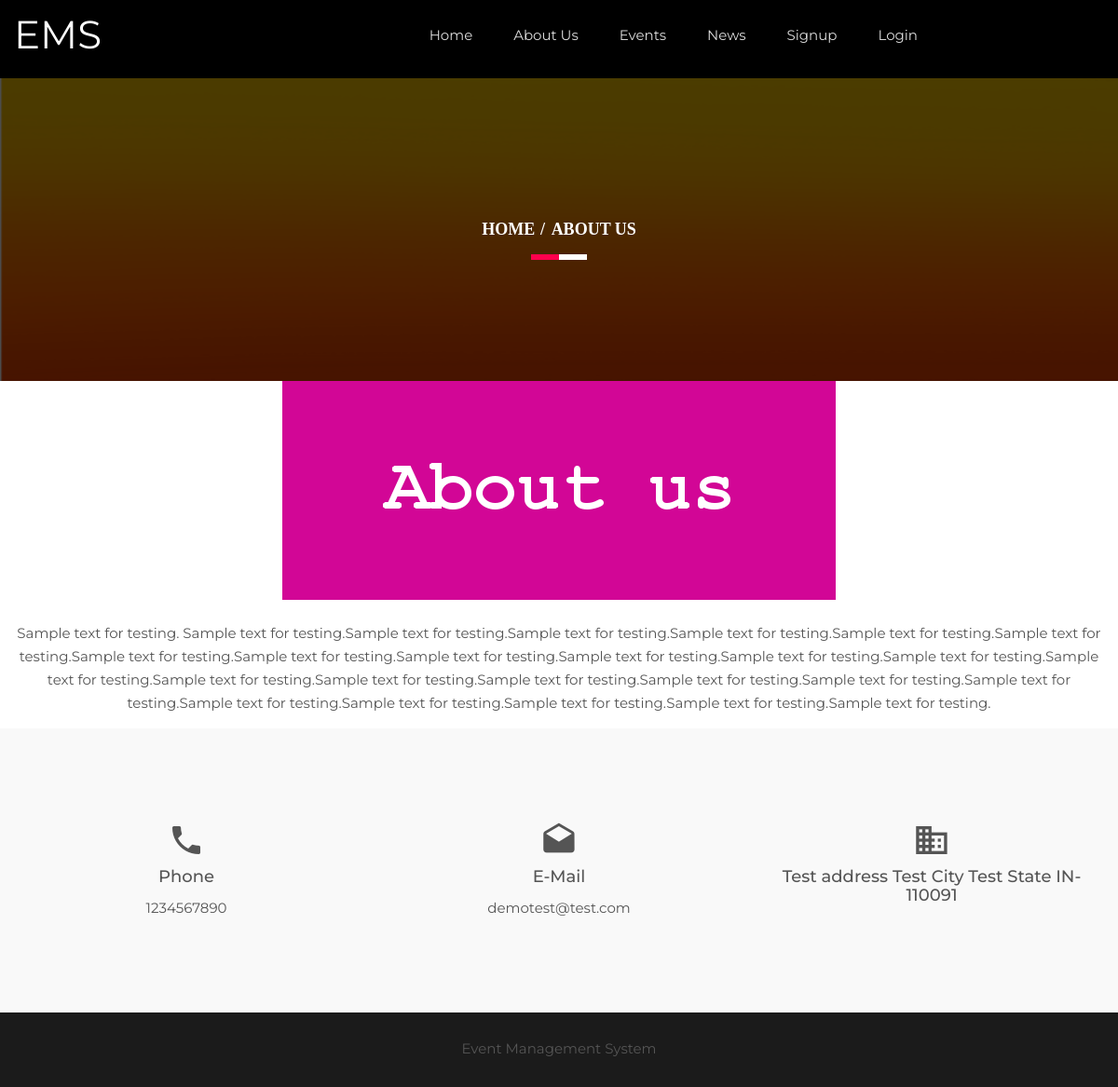
Page /ems/about-us.php on the committed database.
### tables this page shows
CREATE TABLE `tblgenralsettings` (
  `id` int(11) NOT NULL,
  `SiteName` varchar(200) DEFAULT NULL,
  `PhoneNumber` bigint(12) DEFAULT NULL,
  `EmailId` varchar(255) DEFAULT NULL,
  `address` mediumtext DEFAULT NULL,
  `footercontent` mediumtext DEFAULT NULL,
  `LastUpdationDate` timestamp NULL DEFAULT NULL ON UPDATE current_timestamp()
);

CREATE TABLE `tblpages` (
  `id` int(11) NOT NULL,
  `PageType` varchar(255) DEFAULT NULL,
  `PageDetails` mediumtext DEFAULT NULL,
  `LastupdationDate` timestamp NULL DEFAULT NULL ON UPDATE current_timestamp()
);

### ems/about-us.php (the view, shortened to what this page needs)
<?php
include('includes/config.php');
?>
<!doctype html>
<html class="no-js" lang="en">
    <head>
        <link rel="stylesheet" href="css/bootstrap.min.css">
        <link rel="stylesheet" href="css/animate.css">
        <link rel="stylesheet" href="css/meanmenu.min.css">
        <link rel="stylesheet" href="css/owl.carousel.css">
        <link rel="stylesheet" href="css/icofont.css">
        <link rel="stylesheet" href="css/nivo-slider.css">
        <link rel="stylesheet" href="css/animate-text.css">
        <link rel="stylesheet" href="css/material-design-iconic-font.min.css">
		<link rel="stylesheet" href="style.css">
        <link rel="stylesheet" href="css/responsive.css">
		<link href="css/color/skin-default.css" rel="stylesheet">
    </head>
    <body>
         <div class="wrapper waraper-404">
           <div id="home" class="header-slider-area">
        <?php include_once('includes/header.php');?>
            </div>
            <div class="breadcumb-area bg-overlay">
                <div class="container">
                    <ol class="breadcrumb">
                        <li><a href="index.php">Home</a></li>
                        <li class="active">About us
                        </li>
                    </ol>
                </div>
            </div>
            <div class="area-404 fix">
                <div class="container ptb50">
                    <div class="row">
                        <div class="col-xs-12 text-center">
                            <img src="img/aboutus.png" alt="About us">
 <?php
 $ptype="aboutus";
$ret = "select  PageDetails from tblpages where PageType=:ptype";
$query = $dbh -> prepare($ret);
$query -> bindParam(':ptype',$ptype, PDO::PARAM_STR);
$query->execute();
$results=$query->fetchAll(PDO::FETCH_OBJ);
if($query->rowCount() > 0)
{
foreach($results as $row)
{ ?>
<p style="margin-top:2%"><?php echo $row->PageDetails;?></p>
                    <?php }} ?>
                        </div>
                    </div>
                </div>
            </div>
<?php include_once('includes/footer.php');?>
         </div>
    </body>
</html>

### ems/includes/header.php (shortened to what this page needs)
<?php
$ret = "Select  SiteName from tblgenralsettings ";
$querys = $dbh -> prepare($ret);
$querys->execute();
$resultss=$querys->fetchAll(PDO::FETCH_OBJ);
if($querys->rowCount() > 0)
{
foreach($resultss as $rows)
{ ?>
   <div id="home" class="header-slider-area">
                <div class="header-area header-2">
                    <div id="sticker" class="logo-menu-area header-area-2">
                        <div class="container hidden-xs">
                            <div class="row">
                                <div class="col-md-2 col-sm-3">
                                    <div class="logo">
                                        <a href="index.php" style="font-size:42px; color:#fff"><?php echo htmlentities($rows->SiteName);?></a>
                                    </div>
                                </div>
                                <div class="col-md-8 col-sm-9">
                                    <div class="main-menu text-right">
                                        <nav>
                                            <ul id="nav">
                                                <li><a class="smooth-scroll" href="index.php">Home</a></li>
                                                <li><a class="smooth-scroll" href="about-us.php">About Us</a></li>
                                                <li><a class="smooth-scroll" href="all-events.php">Events</a></li>
                                                <li><a class="smooth-scroll" href="news.php">News</a></li>
                                                <?php if(strlen($_SESSION['usrid']==0)){?>
                                                <li><a class="smooth-scroll" href="signup.php">Signup</a></li>
                                                 <li><a class="smooth-scroll" href="signin.php">Login</a></li>
                                             <?php } else {?>
<li><a class="smooth-scroll" href="profile.php">My Account</a></li>
                                             <?php } ?>
                                            </ul>
                                        </nav>
                                    </div>
                                </div>
                                </div>
                            </div>
                        </div>
                    </div>
                    <?php }} ?>

### ems/includes/footer.php (shortened to what this page needs)
<?php
$ret = "Select  PhoneNumber,address,EmailId,footercontent from tblgenralsettings ";
$querys = $dbh -> prepare($ret);
$querys->execute();
$resultss=$querys->fetchAll(PDO::FETCH_OBJ);
if($querys->rowCount() > 0)
{
foreach($resultss as $rows)
{ ?>
 <div class="information-area off-white ptb100">
                    <div class="container">
                        <div class="row">
                            <div class="col-md-4 col-sm-3 col-xs-12">
                                <div class="single-information text-center">
                                    <div class="info-icon">
                                        <i class="zmdi zmdi-phone"></i>
                                    </div>
                                    <h4>Phone</h4>
                                    <p><?php echo htmlentities($rows->PhoneNumber);?></p>
                                </div>
                            </div>
                            <div class="col-md-4 col-sm-3 col-xs-12">
                                <div class="single-information text-center">
                                    <div class="info-icon">
                                        <i class="zmdi zmdi-email-open"></i>
                                    </div>
                                    <h4>E-Mail</h4>
                                    <p><a href="mailto:company@email.com"><?php echo htmlentities($rows->EmailId);?></a></p>
                                </div>
                            </div>
                            <div class="col-md-4 col-sm-3 col-xs-12">
                                <div class="single-information text-center">
                                    <div class="info-icon">
                                        <i class="zmdi zmdi-city-alt"></i>
                                    </div>
                                    <h4><?php echo htmlentities($rows->address);?></h4>
                                </div>
                            </div>
                        </div>
                    </div>
                </div>
            <div class="footer-area" align="center">
                <div class="container">
                    <div class="row">
                        <div class="col-md-12 col-sm-6 col-xs-12">
                            <div class="social-area">
                             <?php echo htmlentities($rows->footercontent);?>
                            </div>
                        </div>
                    </div>
                </div>
            </div>
            <?php }} ?>

### ems/style.css (style rules this page uses)
.container { width: 1200px }
html, body { height: 100%; font-family: 'Montserrat', sans-serif; font-size: 15px; color: #555; line-height: 25px; }
img { max-width: 100%; height: auto; }
.fix { overflow: hidden }
p { margin: 0 0 15px }
h1, h2, h3, h4, h5, h6 { margin: 0 0 10px }
a { -webkit-transition: all 0.3s ease 0s; transition: all 0.3s ease 0s; text-decoration: none; color: #555; }
ul { list-style: outside none none; margin: 0; padding: 0; }
.ptb100 { padding: 100px 0 }
.off-white { background: #f9f9f9 }
.wrapper { background: #fff }
ul li { display: inline-block }
.main-menu ul li a { color: #ddd }
.logo-menu-area { padding: 35px 0 }
.main-menu ul li { margin-right: 40px }
.main-menu ul li:last-child { margin: 0 }
.header-area { left: 0; position: absolute; top: 0; width: 100%; z-index: 999; }
.header-slider-area { position: relative }
.bg-overlay { position: relative; z-index: 1; }
.bg-overlay:before { background: #000 none repeat scroll 0 0; content: ""; height: 100%; left: 0; opacity: 0.85; -ms-filter: "progid:DXImageTransform.Microsoft.Alpha(Opacity=85)"; position: absolute; top: 0; width: 100%; z-index: -1; }
.breadcumb-area.bg-overlay:before { opacity: 0.7; -ms-filter: "progid:DXImageTransform.Microsoft.Alpha(Opacity=70)"; }
.info-icon { font-size: 40px; margin-bottom: 10px; }
.single-information > p { margin-bottom: 5px }
.single-information p:last-child { margin: 0 }
.footer-area { background: #1b1b1b none repeat scroll 0 0; height: 80px; line-height: 78px; }
.header-2 { background: #000 none repeat scroll 0 0; position: static; }
.breadcumb-area { background: rgba(0, 0, 0, 0) url("img/bg.png") repeat scroll 0 0; padding: 150px 0; text-align: center; }
.breadcrumb { background-color: transparent; border-radius: 0; list-style: outside none none; margin-bottom: 0; padding: 0; position: relative; }
.breadcrumb > li + li:before { color: #fff; font-weight: 700; padding: 0 2px; }
.breadcrumb a, .breadcrumb li.active { color: #fff }
.breadcrumb li { font-family: popins; font-size: 18px; font-weight: 700; text-transform: uppercase; }
.breadcrumb:before, .breadcrumb:after { background: #fff none repeat scroll 0 0; bottom: -20px; content: ""; height: 6px; left: 50%; position: absolute; -webkit-transform: translateX(-50%); transform: translateX(-50%); width: 60px; }
.breadcrumb:after { background: #ff004d none repeat scroll 0 0; -webkit-transform: translateX(-100%); transform: translateX(-100%); width: 30px; }
#sticker { right: 0; left: 0; }

### ems/css/responsive.css (style rules this page uses)
@media (min-width: 1170px) and (max-width: 1400px) { .logo-menu-area { padding: 25px 0; } }

### ems/css/color/skin-default.css (style rules this page uses)
.breadcrumb::after { background: #ff004d none repeat scroll 0 0; }

### rows in the picture
tblgenralsettings: SiteName "EMS", PhoneNumber "1234567890", EmailId "demotest@test.com", address "Test address Test City Test State IN-110091", footercontent "Event Management System"
tblpages: PageDetails "Sample text for testing. Sample text for testing.Sample text for testing.Sample text for testing.Sample text for testing.Sample text for testing.Sample text for testing.Sample text for testing.Sample text for testing.Sample text for testing.Sample text for testing.Sample text for testing.Sample text for testing.Sample text for testing.Sample text for testing.Sample text for testing.Sample text for testing.Sample text for testing.Sample text for testing.Sample text for testing.Sample text for testing.Sample text for testing.Sample text for testing.Sample text for testing.Sample text for testing."
